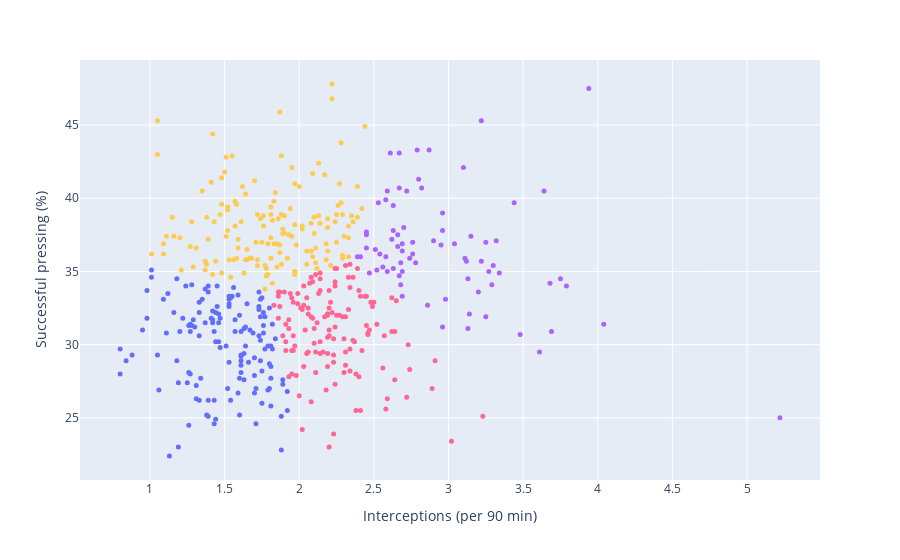

Notebook code for this chart:
### Code cell
fig = px.scatter(data_frame=defender_all,x='Int',y='Press%',
                color=labels,hover_name='Player',
                hover_data=['Squad','Comp','Nation'],
                color_continuous_scale=px.colors.qualitative.Plotly,
                labels={
                    'Int':'Interceptions (per 90 min)',
                    'Press%':'Successful pressing (%)'
                })

fig.update_traces(marker={'size':5})
fig.update(layout_coloraxis_showscale=False)

fig.show()

### Figure 1 — Plotly figure (JSON) as saved in the notebook; plotly's stock layout.template omitted (floating-point values rounded to 4 significant figures; data arrays with more than 128 entries replaced by an {"elided": "..."} marker saying what was removed)
{"data": [{"customdata": {"elided": "498x3 str values"}, "hovertemplate": "<b>%{hovertext}</b><br><br>Interceptions (per 90 min)=%{x}<br>Successful pressing (%)=%{y}<br>Squad=%{customdata[0]}<br>Comp=%{customdata[1]}<br>Nation=%{customdata[2]}<br>color=%{marker.color}<extra></extra>", "hovertext": {"elided": "498 str values"}, "legendgroup": "", "marker": {"color": {"elided": "498 int values"}, "coloraxis": "coloraxis", "size": 5, "symbol": "circle"}, "mode": "markers", "name": "", "orientation": "v", "showlegend": false, "type": "scatter", "x": {"elided": "498 float values"}, "xaxis": "x", "y": {"elided": "498 float values"}, "yaxis": "y"}], "layout": {"coloraxis": {"colorbar": {"title": {"text": "color"}}, "colorscale": [[0, "#636EFA"], [0.1111, "#EF553B"], [0.2222, "#00CC96"], [0.3333, "#AB63FA"], [0.4444, "#FFA15A"], [0.5556, "#19D3F3"], [0.6667, "#FF6692"], [0.7778, "#B6E880"], [0.8889, "#FF97FF"], [1, "#FECB52"]], "showscale": false}, "legend": {"tracegroupgap": 0}, "margin": {"t": 60}, "xaxis": {"anchor": "y", "domain": [0, 1], "title": {"text": "Interceptions (per 90 min)"}}, "yaxis": {"anchor": "x", "domain": [0, 1], "title": {"text": "Successful pressing (%)"}}}}
